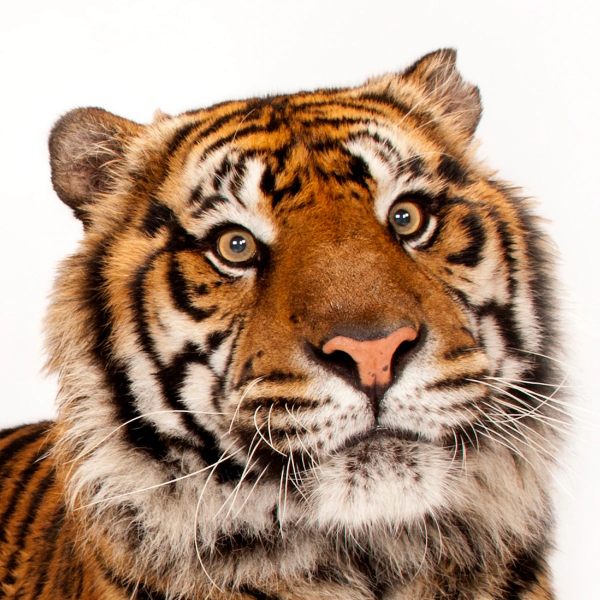
#> input picture tiger.png, 1200 x 1200 px (shown at 1/2 size)
$ python pixel_art_gen.py
#> lines starting #> are read from the running program, lines starting #| are printed output that depends on the picture
from PIL import Image
import matplotlib.pyplot as plt

img=Image.open('tiger.png')
#> img is the input picture: PIL image 1200x1200 RGB; mean R, G, B 179.8, 152, 131.1


def pixel_art(image, i_size, o_size): # i_size = input size, o_size = output size
#> called with image = 'tiger.png', i_size = (80, 80), o_size = (1200, 1200)
    img=Image.open(image)

    #convert to small image
    small_img=img.resize(i_size,Image.BILINEAR)
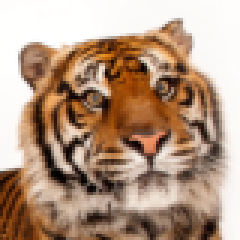
#> small_img: PIL image 80x80 RGB (shown 3 times larger); mean R, G, B 179.8, 151.9, 131.1

    #resize to output size - (enlarging each pixel)
    res=small_img.resize(img.size, Image.NEAREST)
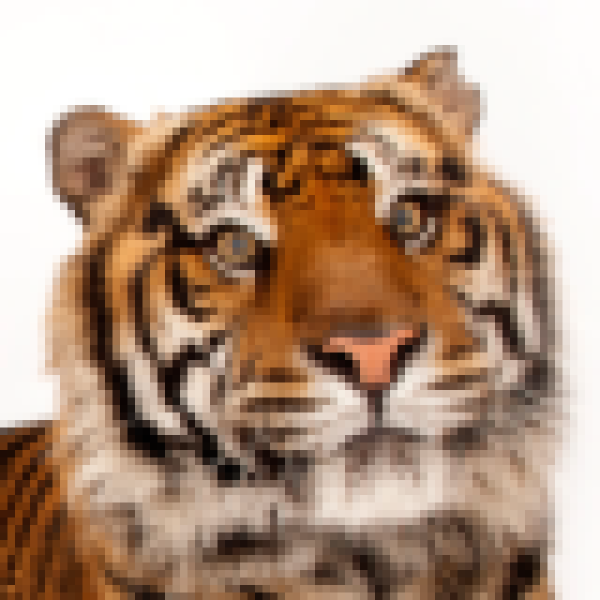
#> res: PIL image 1200x1200 RGB (shown at 1/2 size); mean R, G, B 179.8, 151.9, 131.1

    #Save output image
    filename=f'tiger_{i_size[0]}x{i_size[1]}.png'
    res.save(filename)

    #Display images side by side
    plt.figure(figsize=(16,10))


    #original image
    plt.subplot(1,2,1)
    plt.title('Original image', size=18)
    plt.imshow(img)   #display image
    plt.axis('off')   #hide axis

    #pixelated image
    plt.subplot(1,2,2)
    plt.title(f'Pixel Art {i_size[0]}x{i_size[1]}', size=18)
    plt.imshow(res)
    plt.axis('off')
    plt.savefig('temp.png')
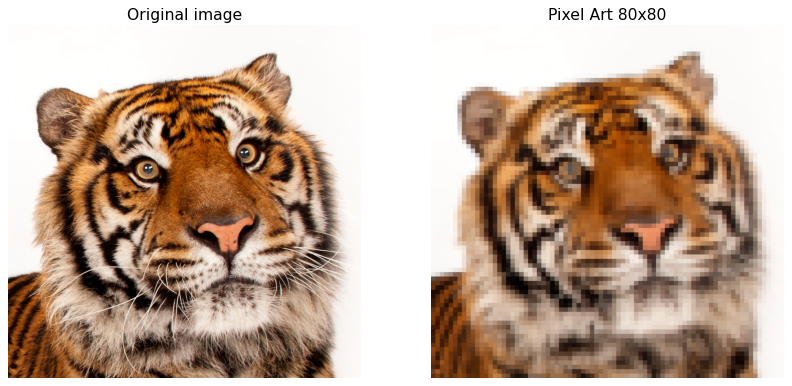
#> figure drawn by matplotlib, 2 panels
    plt.show()


pixel_art(image='tiger.png',i_size=(80,80),o_size=img.size)
